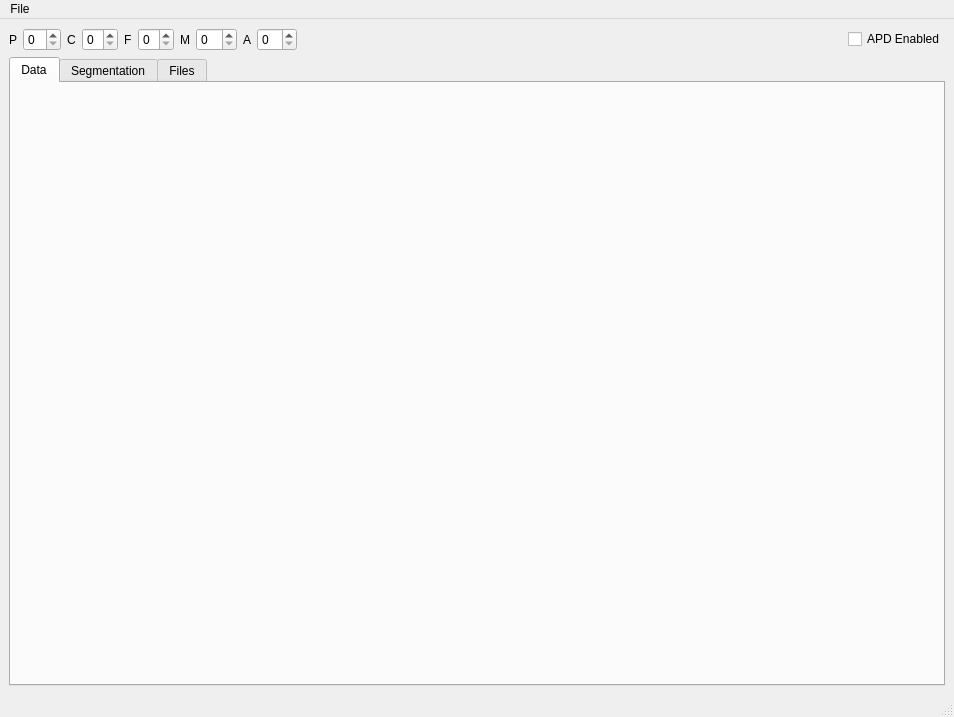
<?xml version="1.0" encoding="UTF-8"?>
<ui version="4.0">
 <class>MainWindow</class>
 <widget class="QMainWindow" name="MainWindow">
  <property name="geometry">
   <rect>
    <x>0</x>
    <y>0</y>
    <width>954</width>
    <height>717</height>
   </rect>
  </property>
  <property name="windowTitle">
   <string>Calibration Viewer</string>
  </property>
  <widget class="QWidget" name="centralwidget">
   <layout class="QGridLayout" name="gridLayout">
    <item row="1" column="0">
     <widget class="QTabWidget" name="tabWidget">
      <property name="currentIndex">
       <number>0</number>
      </property>
      <widget class="QWidget" name="tab_data">
       <attribute name="title">
        <string>Data</string>
       </attribute>
       <layout class="QGridLayout" name="gridLayout_7">
        <item row="0" column="0">
         <layout class="QGridLayout" name="gridLayout_4">
          <item row="0" column="0">
           <layout class="QGridLayout" name="gridLayout_6">
            <item row="0" column="1">
             <widget class="TQtWidget" name="widget_root_01" native="true"/>
            </item>
            <item row="0" column="0">
             <widget class="TQtWidget" name="widget_root_00" native="true"/>
            </item>
            <item row="1" column="0">
             <widget class="TQtWidget" name="widget_root_10" native="true"/>
            </item>
            <item row="1" column="1">
             <widget class="TQtWidget" name="widget_root_11" native="true"/>
            </item>
           </layout>
          </item>
         </layout>
        </item>
       </layout>
      </widget>
      <widget class="QWidget" name="tab_2">
       <attribute name="title">
        <string>Segmentation</string>
       </attribute>
       <layout class="QGridLayout" name="gridLayout_8">
        <item row="0" column="0">
         <layout class="QGridLayout" name="gridLayout_5">
          <item row="1" column="0">
           <widget class="TQtWidget" name="widget_root_seg" native="true"/>
          </item>
          <item row="0" column="0">
           <layout class="QHBoxLayout" name="horizontalLayout">
            <item>
             <spacer name="horizontalSpacer_2">
              <property name="orientation">
               <enum>Qt::Horizontal</enum>
              </property>
              <property name="sizeHint" stdset="0">
               <size>
                <width>40</width>
                <height>20</height>
               </size>
              </property>
             </spacer>
            </item>
            <item>
             <widget class="QPushButton" name="pushButton_cancel_seg">
              <property name="text">
               <string>Cancel</string>
              </property>
             </widget>
            </item>
            <item>
             <widget class="QPushButton" name="pushButton_undo_seg">
              <property name="text">
               <string>Undo</string>
              </property>
             </widget>
            </item>
            <item>
             <widget class="QPushButton" name="pushButton_seg">
              <property name="text">
               <string>Manually Segment</string>
              </property>
             </widget>
            </item>
            <item>
             <widget class="QSpinBox" name="spinBox_seg_idx"/>
            </item>
           </layout>
          </item>
         </layout>
        </item>
       </layout>
      </widget>
      <widget class="QWidget" name="tab_files">
       <attribute name="title">
        <string>Files</string>
       </attribute>
       <layout class="QGridLayout" name="gridLayout_3">
        <item row="1" column="0">
         <widget class="QLineEdit" name="lineEdit_config"/>
        </item>
        <item row="7" column="2">
         <widget class="QPushButton" name="pushButton_load_loc">
          <property name="text">
           <string>Load</string>
          </property>
         </widget>
        </item>
        <item row="20" column="0">
         <spacer name="verticalSpacer">
          <property name="orientation">
           <enum>Qt::Vertical</enum>
          </property>
          <property name="sizeHint" stdset="0">
           <size>
            <width>20</width>
            <height>40</height>
           </size>
          </property>
         </spacer>
        </item>
        <item row="5" column="2">
         <widget class="QPushButton" name="pushButton_load_pp">
          <property name="text">
           <string>Load</string>
          </property>
         </widget>
        </item>
        <item row="15" column="2">
         <widget class="QPushButton" name="pushButton_load_flood">
          <property name="text">
           <string>Load</string>
          </property>
         </widget>
        </item>
        <item row="5" column="1">
         <widget class="QPushButton" name="pushButton_select_pp">
          <property name="text">
           <string>Select</string>
          </property>
         </widget>
        </item>
        <item row="7" column="1">
         <widget class="QPushButton" name="pushButton_select_loc">
          <property name="text">
           <string>Select</string>
          </property>
         </widget>
        </item>
        <item row="15" column="0">
         <widget class="QLineEdit" name="lineEdit_flood"/>
        </item>
        <item row="3" column="2">
         <widget class="QPushButton" name="pushButton_load_ped">
          <property name="text">
           <string>Load</string>
          </property>
         </widget>
        </item>
        <item row="19" column="1">
         <widget class="QPushButton" name="pushButton_select_crystal">
          <property name="text">
           <string>Select</string>
          </property>
         </widget>
        </item>
        <item row="6" column="0">
         <widget class="QLabel" name="label_loc">
          <property name="text">
           <string>Crystal Position File</string>
          </property>
         </widget>
        </item>
        <item row="17" column="0">
         <widget class="QLineEdit" name="lineEdit_graph"/>
        </item>
        <item row="9" column="1">
         <widget class="QPushButton" name="pushButton_select_cal">
          <property name="text">
           <string>Select</string>
          </property>
         </widget>
        </item>
        <item row="16" column="0">
         <widget class="QLabel" name="label_graph">
          <property name="text">
           <string>Segmentations</string>
          </property>
         </widget>
        </item>
        <item row="19" column="0">
         <widget class="QLineEdit" name="lineEdit_crystal"/>
        </item>
        <item row="1" column="1">
         <widget class="QPushButton" name="pushButton_select_config">
          <property name="text">
           <string>Select</string>
          </property>
         </widget>
        </item>
        <item row="9" column="2">
         <widget class="QPushButton" name="pushButton_load_cal">
          <property name="text">
           <string>Load</string>
          </property>
         </widget>
        </item>
        <item row="13" column="2">
         <widget class="QPushButton" name="pushButton_load_apd">
          <property name="text">
           <string>Load</string>
          </property>
         </widget>
        </item>
        <item row="15" column="1">
         <widget class="QPushButton" name="pushButton_select_flood">
          <property name="text">
           <string>Select</string>
          </property>
         </widget>
        </item>
        <item row="9" column="0">
         <widget class="QLineEdit" name="lineEdit_cal"/>
        </item>
        <item row="8" column="0">
         <widget class="QLabel" name="label_cal">
          <property name="text">
           <string>Calibration File</string>
          </property>
         </widget>
        </item>
        <item row="7" column="0">
         <widget class="QLineEdit" name="lineEdit_loc"/>
        </item>
        <item row="0" column="0">
         <widget class="QLabel" name="label_config">
          <property name="text">
           <string>System Config</string>
          </property>
         </widget>
        </item>
        <item row="18" column="0">
         <widget class="QLabel" name="label_crystal">
          <property name="text">
           <string>Crystal Energy Histograms</string>
          </property>
         </widget>
        </item>
        <item row="13" column="1">
         <widget class="QPushButton" name="pushButton_select_apd">
          <property name="text">
           <string>Select</string>
          </property>
         </widget>
        </item>
        <item row="12" column="0">
         <widget class="QLabel" name="label_apd">
          <property name="text">
           <string>APD Energy Histograms</string>
          </property>
         </widget>
        </item>
        <item row="3" column="1">
         <widget class="QPushButton" name="pushButton_select_ped">
          <property name="text">
           <string>Select</string>
          </property>
         </widget>
        </item>
        <item row="4" column="0">
         <widget class="QLabel" name="label_pp">
          <property name="text">
           <string>Photopeak Peak File</string>
          </property>
         </widget>
        </item>
        <item row="13" column="0">
         <widget class="QLineEdit" name="lineEdit_apd"/>
        </item>
        <item row="3" column="0">
         <widget class="QLineEdit" name="lineEdit_ped"/>
        </item>
        <item row="19" column="2">
         <widget class="QPushButton" name="pushButton_load_crystal">
          <property name="text">
           <string>Load</string>
          </property>
         </widget>
        </item>
        <item row="17" column="2">
         <widget class="QPushButton" name="pushButton_load_graph">
          <property name="text">
           <string>Load</string>
          </property>
         </widget>
        </item>
        <item row="5" column="0">
         <widget class="QLineEdit" name="lineEdit_pp"/>
        </item>
        <item row="2" column="0">
         <widget class="QLabel" name="label_ped">
          <property name="text">
           <string>Pedestal File</string>
          </property>
         </widget>
        </item>
        <item row="14" column="0">
         <widget class="QLabel" name="label_flood">
          <property name="text">
           <string>Floods</string>
          </property>
         </widget>
        </item>
        <item row="17" column="1">
         <widget class="QPushButton" name="pushButton_select_graph">
          <property name="text">
           <string>Select</string>
          </property>
         </widget>
        </item>
        <item row="1" column="2">
         <widget class="QPushButton" name="pushButton_load_config">
          <property name="text">
           <string>Load</string>
          </property>
         </widget>
        </item>
        <item row="5" column="3">
         <widget class="QPushButton" name="pushButton_write_pp">
          <property name="text">
           <string>Write</string>
          </property>
         </widget>
        </item>
        <item row="7" column="3">
         <widget class="QPushButton" name="pushButton_write_loc">
          <property name="text">
           <string>Write</string>
          </property>
         </widget>
        </item>
        <item row="9" column="3">
         <widget class="QPushButton" name="pushButton_write_cal">
          <property name="text">
           <string>Write</string>
          </property>
         </widget>
        </item>
       </layout>
      </widget>
     </widget>
    </item>
    <item row="0" column="0">
     <layout class="QHBoxLayout" name="horizontalLayout_2">
      <item>
       <widget class="QLabel" name="label">
        <property name="maximumSize">
         <size>
          <width>15</width>
          <height>16777215</height>
         </size>
        </property>
        <property name="text">
         <string>P</string>
        </property>
       </widget>
      </item>
      <item>
       <widget class="QSpinBox" name="spinBox_panel">
        <property name="maximumSize">
         <size>
          <width>38</width>
          <height>30</height>
         </size>
        </property>
       </widget>
      </item>
      <item>
       <widget class="QLabel" name="label_2">
        <property name="maximumSize">
         <size>
          <width>15</width>
          <height>16777215</height>
         </size>
        </property>
        <property name="text">
         <string>C</string>
        </property>
       </widget>
      </item>
      <item>
       <widget class="QSpinBox" name="spinBox_cartridge">
        <property name="maximumSize">
         <size>
          <width>36</width>
          <height>16777215</height>
         </size>
        </property>
       </widget>
      </item>
      <item>
       <widget class="QLabel" name="label_3">
        <property name="maximumSize">
         <size>
          <width>15</width>
          <height>16777215</height>
         </size>
        </property>
        <property name="text">
         <string>F</string>
        </property>
       </widget>
      </item>
      <item>
       <widget class="QSpinBox" name="spinBox_fin">
        <property name="maximumSize">
         <size>
          <width>36</width>
          <height>16777215</height>
         </size>
        </property>
        <property name="value">
         <number>0</number>
        </property>
       </widget>
      </item>
      <item>
       <widget class="QLabel" name="label_4">
        <property name="maximumSize">
         <size>
          <width>15</width>
          <height>16777215</height>
         </size>
        </property>
        <property name="text">
         <string>M</string>
        </property>
       </widget>
      </item>
      <item>
       <widget class="QSpinBox" name="spinBox_module">
        <property name="maximumSize">
         <size>
          <width>55</width>
          <height>16777215</height>
         </size>
        </property>
       </widget>
      </item>
      <item>
       <widget class="QLabel" name="label_5">
        <property name="maximumSize">
         <size>
          <width>15</width>
          <height>16777215</height>
         </size>
        </property>
        <property name="text">
         <string>A</string>
        </property>
       </widget>
      </item>
      <item>
       <widget class="QSpinBox" name="spinBox_apd">
        <property name="maximumSize">
         <size>
          <width>40</width>
          <height>16777215</height>
         </size>
        </property>
       </widget>
      </item>
      <item>
       <spacer name="horizontalSpacer">
        <property name="orientation">
         <enum>Qt::Horizontal</enum>
        </property>
        <property name="sizeHint" stdset="0">
         <size>
          <width>40</width>
          <height>20</height>
         </size>
        </property>
       </spacer>
      </item>
      <item>
       <widget class="QCheckBox" name="checkBox_apd_enable">
        <property name="text">
         <string>APD Enabled</string>
        </property>
       </widget>
      </item>
     </layout>
    </item>
   </layout>
  </widget>
  <widget class="QMenuBar" name="menubar">
   <property name="geometry">
    <rect>
     <x>0</x>
     <y>0</y>
     <width>954</width>
     <height>25</height>
    </rect>
   </property>
   <widget class="QMenu" name="menuFile">
    <property name="title">
     <string>File</string>
    </property>
    <addaction name="actionOpen"/>
    <addaction name="actionQuit"/>
   </widget>
   <addaction name="menuFile"/>
  </widget>
  <widget class="QStatusBar" name="statusbar"/>
  <action name="actionOpen">
   <property name="text">
    <string>Open...</string>
   </property>
  </action>
  <action name="actionQuit">
   <property name="text">
    <string>Quit</string>
   </property>
  </action>
 </widget>
 <customwidgets>
  <customwidget>
   <class>TQtWidget</class>
   <extends>QWidget</extends>
   <header location="global">TQtWidget.h</header>
   <container>1</container>
  </customwidget>
 </customwidgets>
 <resources/>
 <connections/>
</ui>
